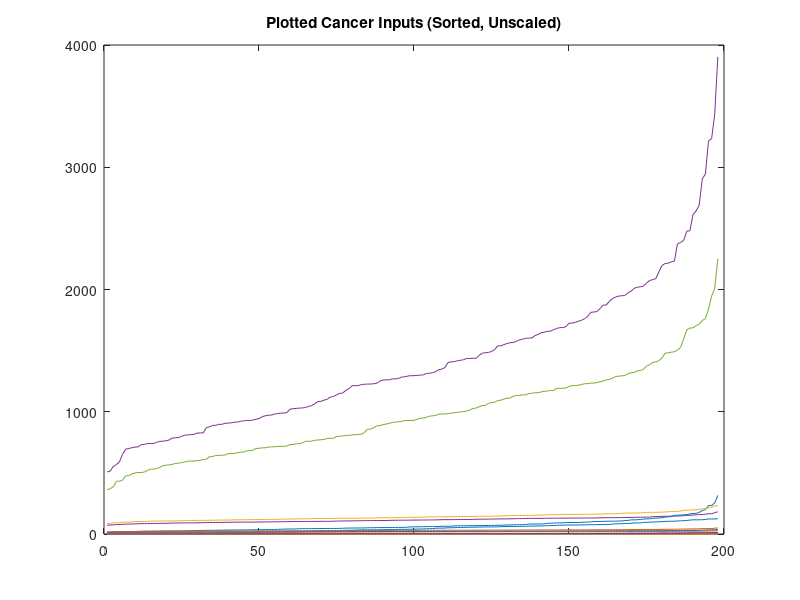
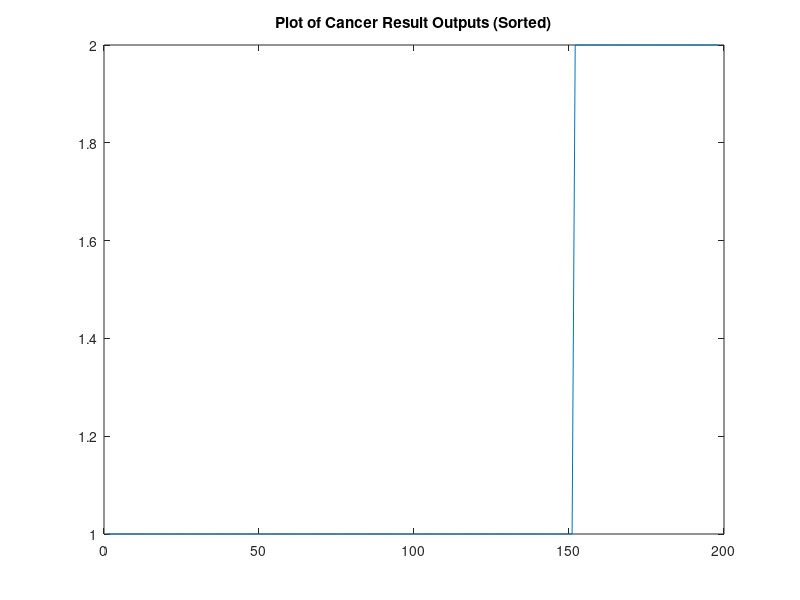
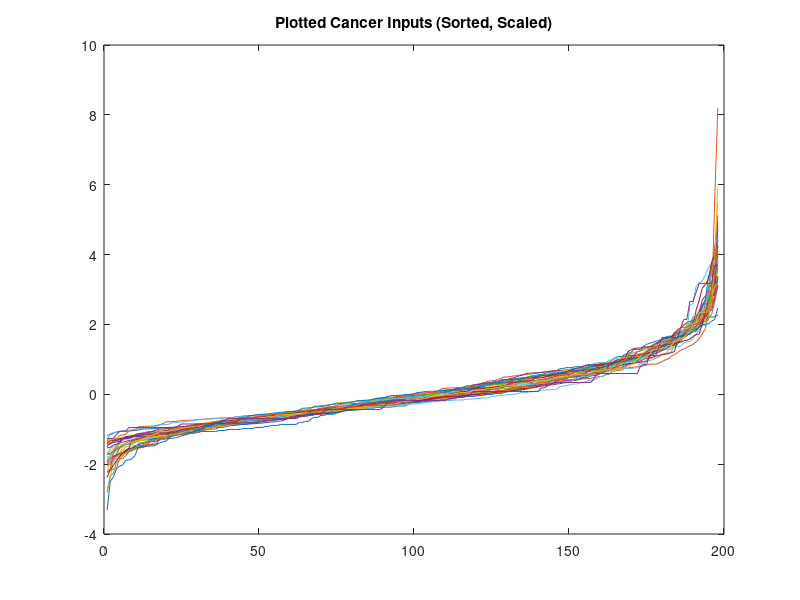

Recreate these plots in MATLAB, in order.
% function [] = hernandez_Project3 % TODO add this back
close all, clear all, format compact
seed0=1;	randn('seed',seed0), rand('seed',seed0)

% load your data
load('cancer.mat');
[l, dim] = size(X);

% plot data inputs
figure(1)
plot(sort(X))
title("Plotted Cancer Inputs (Sorted, Unscaled)")

% plot outputs as circle to 
figure(2)
plot(sort(Y))
title("Plot of Cancer Result Outputs (Sorted)")

% scale the input
X = (X - mean(X)) ./ std(X);

figure(3)
plot(sort(X))
title("Plotted Cancer Inputs (Sorted, Scaled)")

% create train and test set
train_ind = randsample(192,192*0.75);
X_train = X(train_ind, :);
Y_train = Y(train_ind);
X_test = X(~train_ind, :);
Y_test = Y(~train_ind);

% find numb of train data and call in ntrain, same for ntest
ntrain = length(Y_train);
ntest = length(Y_test);

N0 = [5 10 15 25 50 75 100]
I0 = [100 250 500 1000] % or if 1000 is not enough go for more

for n = 1:length(N0)
    num_n = N0(n)	
    % define random initial HL weighs V, and random OL weights W
    for i = 1:length(I0)  % i is an index of an epoch or a sweep through all data
			for j = 1:ntrain
			% input is X(j,,:)
				% here comes your learning code which basically implements the algorithm as given in the table and example

				% you take your first data point and    
	    	% here you calculate inputs to HL neurons, their outputs and derivatives of AF at each neuron
	    	% input(s) to OL neuron and its output
	    	% error_at OL neuron for a given input data
	    	
	    	% EBP part comes below now
	    	
	    	% delta signal for OL neuron
	    	% delta signals for HL neurons
	    	
	    	% update OL and HL weights
	    end
    end
    % Training is over
    % here comes calculation of the error on the test data
    % give them, find outputs see errors and save in error matrix E
    % E(n,i) = 
end

% find best numb of neurons and best numb of iterations.
% plotting etc


% in real life you would now go an and design (i.e., retrain) your multilayer perceptron on all the data by using the best numbers
% and your NN is designed



